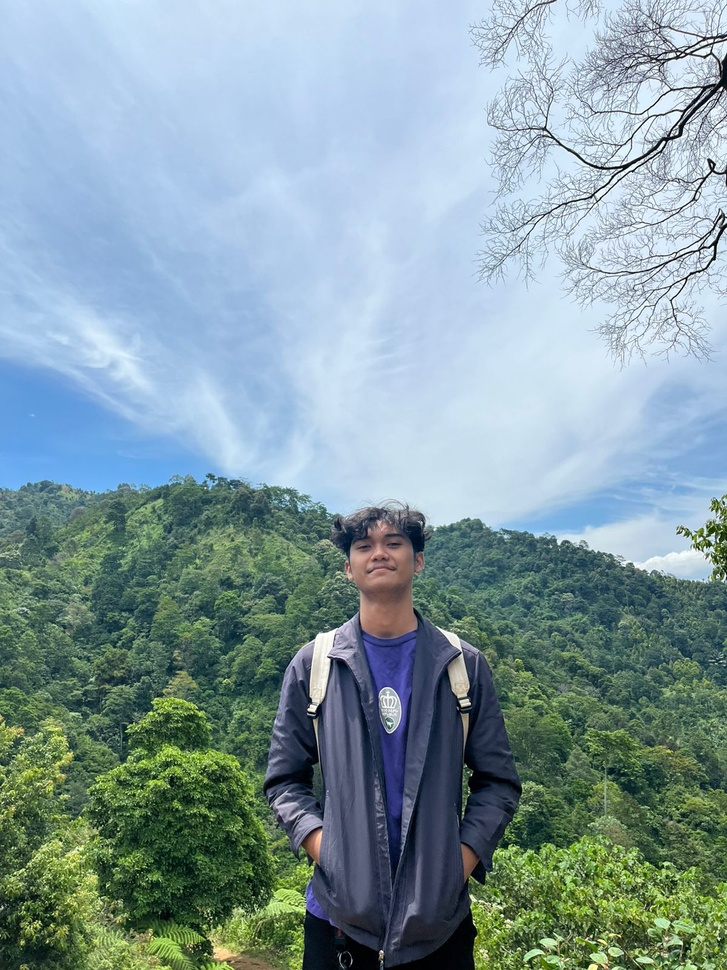
#> input picture foto_backlight.jpg, 727 x 970 px, shrunk from 1200 x 1600 before the run
$ jupyter execute No3_202331240.ipynb
#> lines starting #> are read from the running program, lines starting #| are printed output that depends on the picture
[cell 1]
import cv2
import matplotlib.pyplot as plt

# Baca gambar asli dari file
path = "foto_backlight.jpg"
img = cv2.imread(path)
#> img is the input picture: shape (970, 727, 3); mean B, G, R 160.6, 155.2, 131.3

# Konversi BGR ke RGB untuk ditampilkan dengan matplotlib
img_rgb = cv2.cvtColor(img, cv2.COLOR_BGR2RGB)

# Konversi ke grayscale
img_gray = cv2.cvtColor(img, cv2.COLOR_BGR2GRAY)
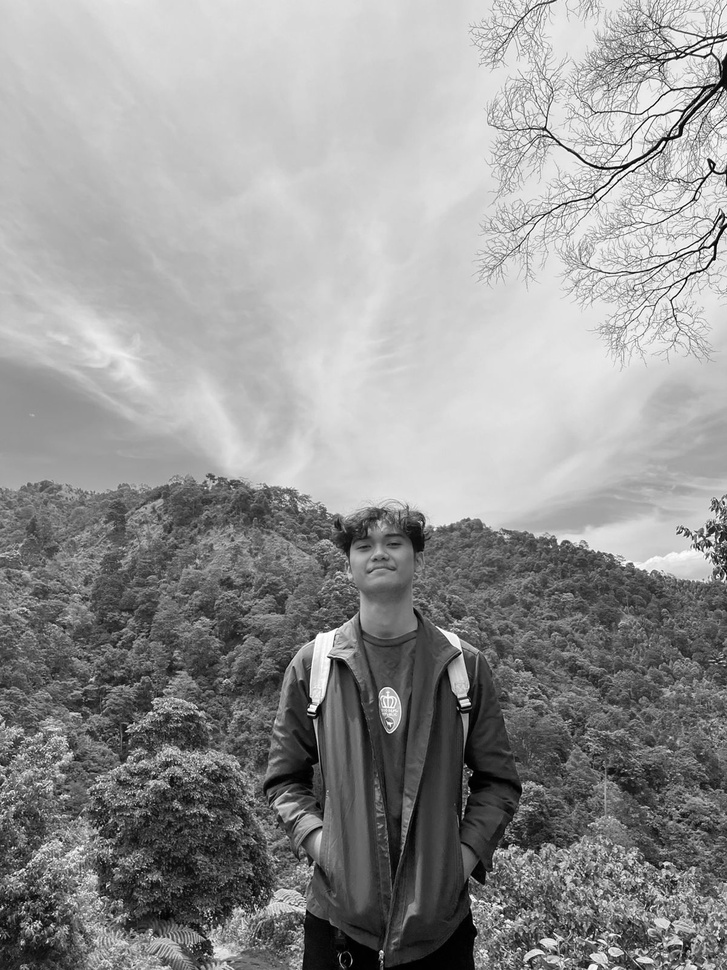
#> img_gray: shape (970, 727); min 0, max 255, mean 148.6

# Pencerahan gambar gray (ditambah nilai brightness)
bright_gray = cv2.convertScaleAbs(img_gray, alpha=1, beta=50)  # beta menambah kecerahan
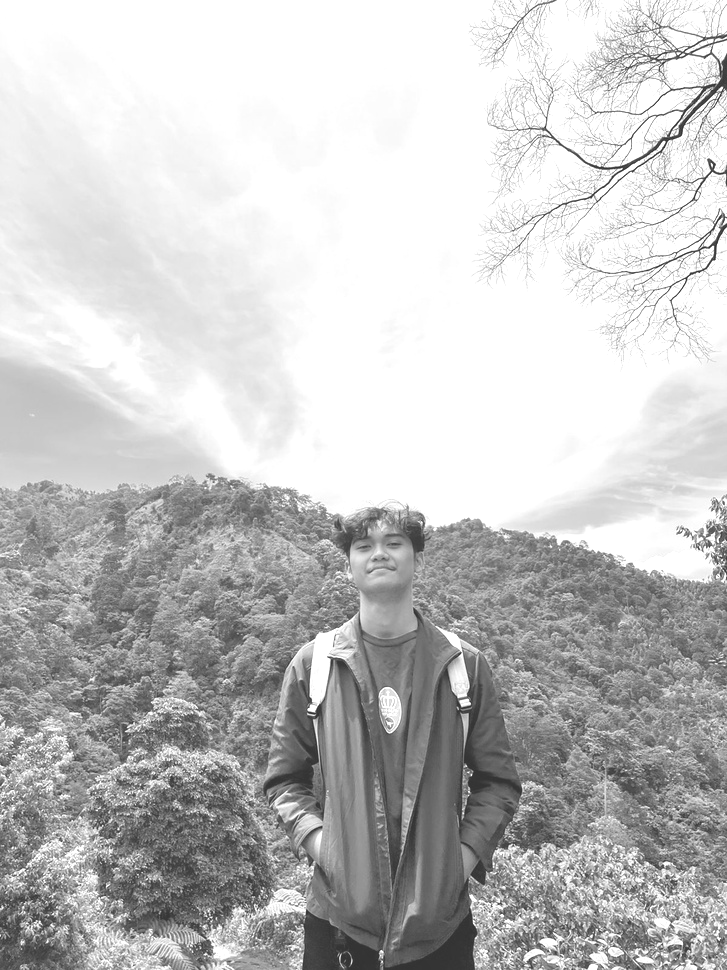
#> bright_gray: shape (970, 727); min 50, max 255, mean 195.2

# Penambahan kontras pada gambar gray
contrast_gray = cv2.convertScaleAbs(img_gray, alpha=1.5, beta=0)  # alpha meningkatkan kontras
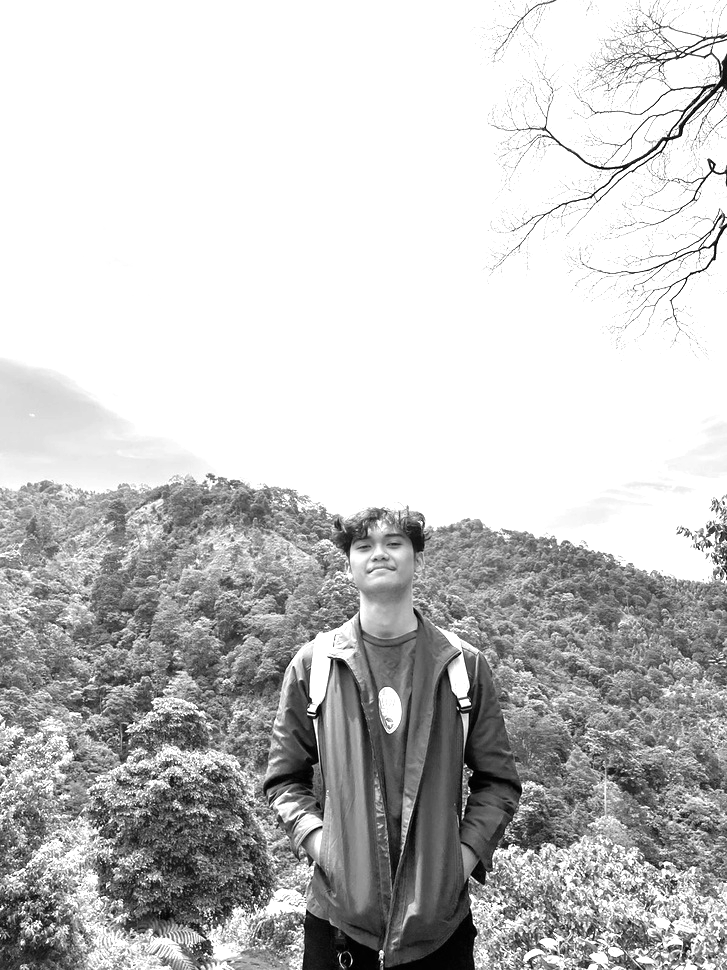
#> contrast_gray: shape (970, 727); min 0, max 255, mean 196.3

# Kombinasi: Dipercerah + Diperkontras
bright_contrast_gray = cv2.convertScaleAbs(img_gray, alpha=1.5, beta=50)
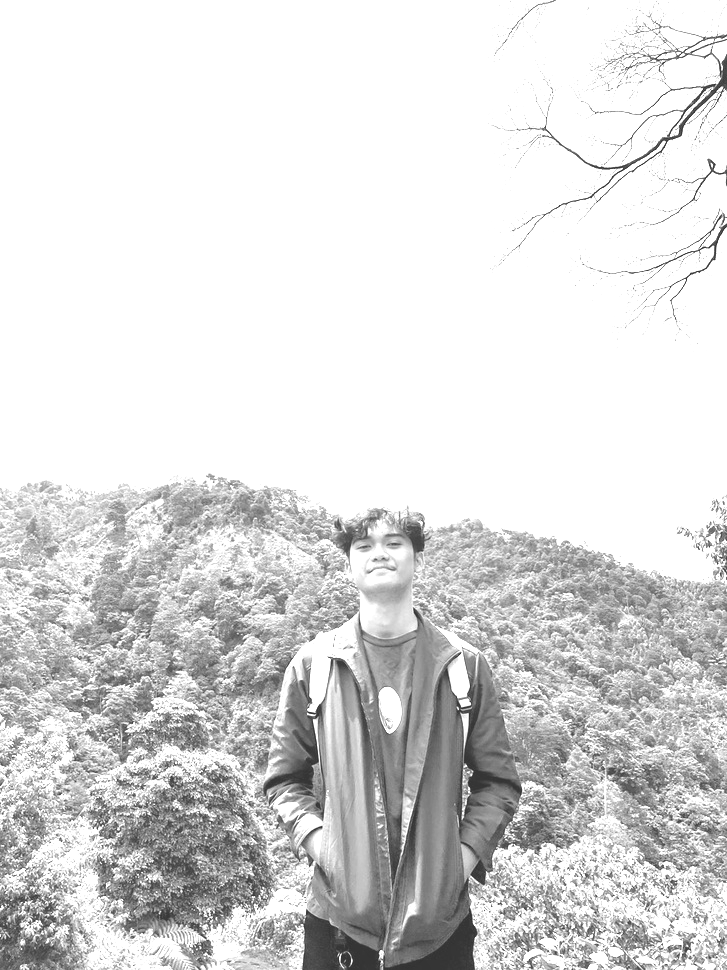
#> bright_contrast_gray: shape (970, 727); min 50, max 255, mean 219.1

# Tampilkan semua gambar
plt.figure(figsize=(15, 10))

plt.subplot(2, 3, 1)
plt.imshow(img_rgb)
plt.title("Gambar Asli")
plt.axis("off")

plt.subplot(2, 3, 2)
plt.imshow(img_gray, cmap='gray')
plt.title("Gambar Gray")
plt.axis("off")

plt.subplot(2, 3, 3)
plt.imshow(bright_gray, cmap='gray')
plt.title("Gambar gray yang dipercerah")
plt.axis("off")

plt.subplot(2, 3, 4)
plt.imshow(contrast_gray, cmap='gray')
plt.title("Gambar gray yang diperkontras")
plt.axis("off")

plt.subplot(2, 3, 5)
plt.imshow(bright_contrast_gray, cmap='gray')
plt.title("Gambar gray yang dipercerah dan diperkontras")
plt.axis("off")

plt.tight_layout()
plt.show()
